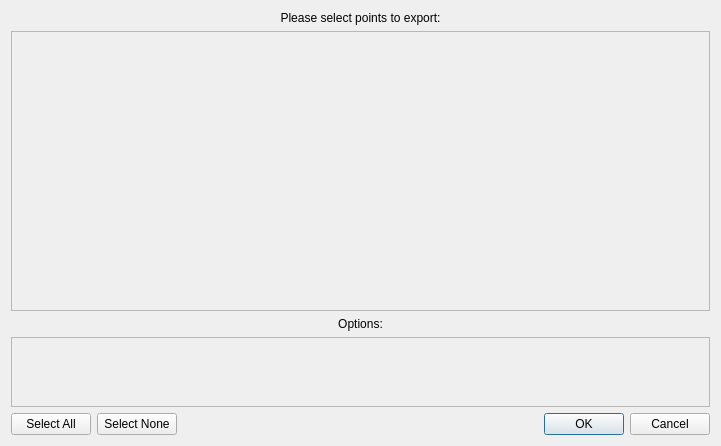
<?xml version="1.0" encoding="UTF-8"?>
<ui version="4.0">
 <class>ExportPointsDialog</class>
 <widget class="QDialog" name="ExportPointsDialog">
  <property name="geometry">
   <rect>
    <x>0</x>
    <y>0</y>
    <width>721</width>
    <height>446</height>
   </rect>
  </property>
  <property name="windowTitle">
   <string>Points selection</string>
  </property>
  <property name="windowIcon">
   <iconset resource="../ressource.qrc">
    <normaloff>:/gui/html/logo_comp.png</normaloff>:/gui/html/logo_comp.png</iconset>
  </property>
  <layout class="QGridLayout" name="gridLayout" rowstretch="0,1,0,0,0">
   <item row="3" column="0" colspan="3">
    <widget class="QScrollArea" name="optionsScrollArea">
     <property name="widgetResizable">
      <bool>true</bool>
     </property>
     <widget class="QWidget" name="optionsScrollAreaWidgetContents">
      <property name="geometry">
       <rect>
        <x>0</x>
        <y>0</y>
        <width>699</width>
        <height>74</height>
       </rect>
      </property>
      <layout class="QGridLayout" name="gridLayout_3"/>
     </widget>
    </widget>
   </item>
   <item row="4" column="0">
    <widget class="QPushButton" name="pushButtonAll">
     <property name="text">
      <string>Select All</string>
     </property>
    </widget>
   </item>
   <item row="1" column="0" colspan="3">
    <widget class="QScrollArea" name="pointsScrollArea">
     <property name="verticalScrollBarPolicy">
      <enum>Qt::ScrollBarAsNeeded</enum>
     </property>
     <property name="widgetResizable">
      <bool>true</bool>
     </property>
     <widget class="QWidget" name="pointsScrollAreaWidgetContents">
      <property name="geometry">
       <rect>
        <x>0</x>
        <y>0</y>
        <width>699</width>
        <height>265</height>
       </rect>
      </property>
      <layout class="QGridLayout" name="gridLayout_2" columnstretch="0"/>
     </widget>
    </widget>
   </item>
   <item row="4" column="2">
    <widget class="QDialogButtonBox" name="buttonBox">
     <property name="orientation">
      <enum>Qt::Horizontal</enum>
     </property>
     <property name="standardButtons">
      <set>QDialogButtonBox::Cancel|QDialogButtonBox::Ok</set>
     </property>
    </widget>
   </item>
   <item row="4" column="1">
    <widget class="QPushButton" name="pushButtonNone">
     <property name="text">
      <string>Select None</string>
     </property>
    </widget>
   </item>
   <item row="0" column="0" colspan="3">
    <widget class="QLabel" name="label">
     <property name="text">
      <string>Please select points to export:</string>
     </property>
     <property name="alignment">
      <set>Qt::AlignCenter</set>
     </property>
    </widget>
   </item>
   <item row="2" column="0" colspan="3">
    <widget class="QLabel" name="optionsLabel">
     <property name="text">
      <string>Options:</string>
     </property>
     <property name="alignment">
      <set>Qt::AlignCenter</set>
     </property>
    </widget>
   </item>
  </layout>
 </widget>
 <resources>
  <include location="../ressource.qrc"/>
 </resources>
 <connections>
  <connection>
   <sender>buttonBox</sender>
   <signal>accepted()</signal>
   <receiver>ExportPointsDialog</receiver>
   <slot>accept()</slot>
   <hints>
    <hint type="sourcelabel">
     <x>248</x>
     <y>254</y>
    </hint>
    <hint type="destinationlabel">
     <x>157</x>
     <y>274</y>
    </hint>
   </hints>
  </connection>
  <connection>
   <sender>buttonBox</sender>
   <signal>rejected()</signal>
   <receiver>ExportPointsDialog</receiver>
   <slot>reject()</slot>
   <hints>
    <hint type="sourcelabel">
     <x>316</x>
     <y>260</y>
    </hint>
    <hint type="destinationlabel">
     <x>286</x>
     <y>274</y>
    </hint>
   </hints>
  </connection>
 </connections>
</ui>
